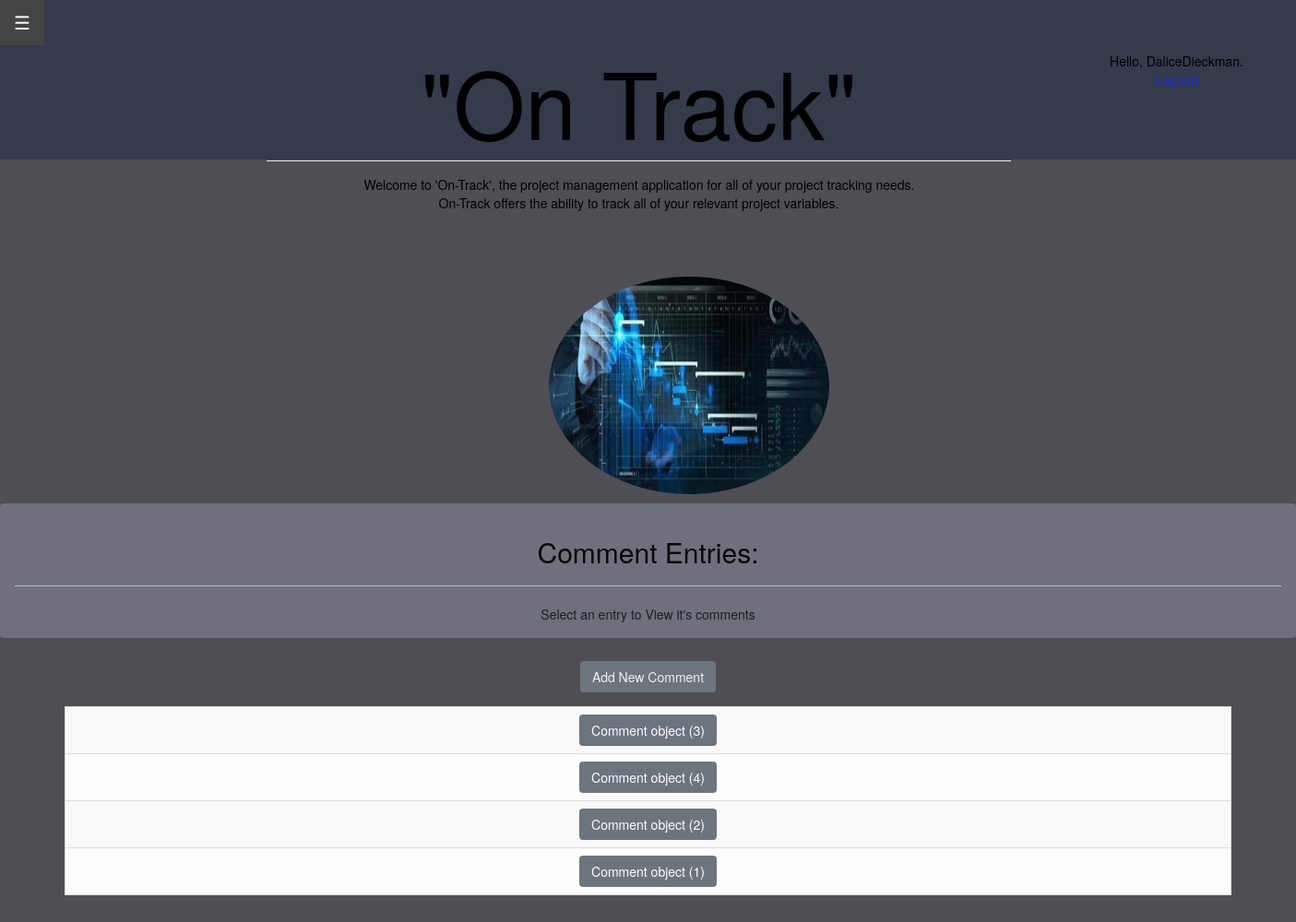
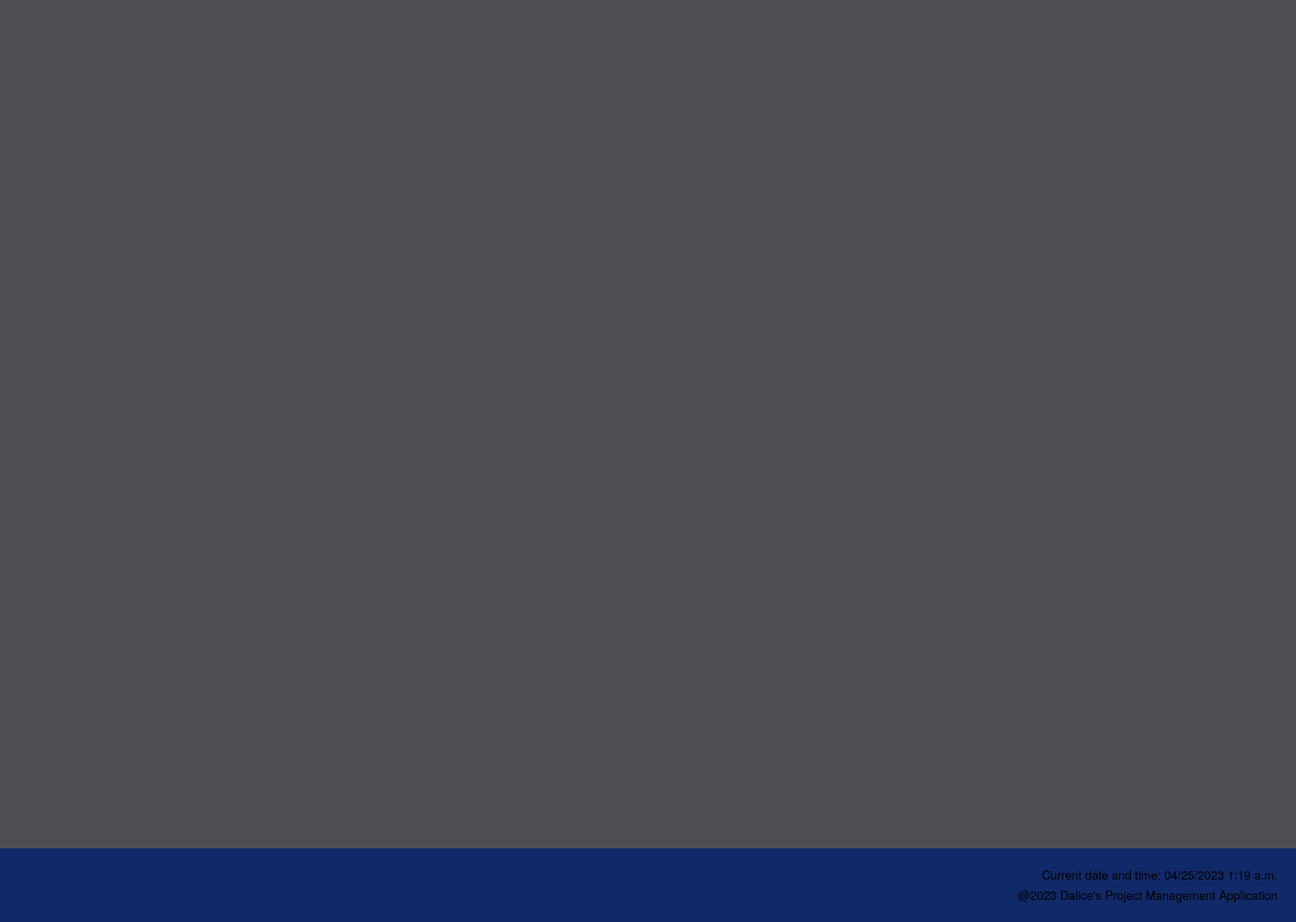
The page /comments/ (signed in) on the database its author committed (2 pictures, top to bottom).
### project_app/models.py (models this page shows)
class Comment(models.Model):
    id = models.AutoField(primary_key=True, unique=True)
    body = models.CharField(max_length=1000)
    updated_date = models.DateTimeField(auto_now=True)

### project_app/views.py (the view)
# urls.py: path('comments/', views.comments, name='comments'),
@login_required
def comments(request):
    comment_list = Comment.objects.order_by('updated_date')
    context = {'comments' : comment_list}
    return render(request, 'project_app/comments.html', context)

### project_app/templates/project_app/comments.html
{% extends "project_app/base.html" %}
{% block content %}
<body style="background-color:#464454" style="z-index: 10";>
<div class="alert alert-dark" role="alert" style="background-color: rgb(111, 112, 124);">
  <h2 class="alert-heading" style="color:rgb(8, 8, 8)"><center>Comment Entries:</center></h2>
  <hr>
  <p class="mb-0" style="color: #000;"    style="background-color: rgb(235, 47, 18);"><center>Select an entry to View it's comments</center></p>
</div>
<div style="padding:5px">
  <a href="{% url 'project_app:new_comment' %}" class="btn btn-secondary" role="button" aria-pressed="true" style="color: rgb(240, 241, 244);">Add New Comment</a>
  </div>
  <div style="padding:5px">
  </div>
  <center>
  <table style="width: 90%" class="table table-striped table-light table-bordered table-hover">
    {% for comment in comments %}
      <tr>
          <td style="text-align: center">
              <a href="{% url 'project_app:comment' comment.id %}" class="btn btn-secondary" role="button" aria-pressed="true">{{ comment }}</a>
          </td>
          </tr>
      {% empty %}
          <li>No comments have been added yet.</li>
      {% endfor %}
  </table>
  </center>
  <br>
  </body>
{% endblock content %}

### project_app/templates/project_app/base.html (shortened to what this page needs)
<!DOCTYPE html>
{% load static %}
<html>
    <head>
        <div class="header">
        </div>
        <div class="second-header">
        </div>
        <link rel="stylesheet" href="https://stackpath.bootstrapcdn.com/bootstrap/4.3.1/css/bootstrap.min.css">
        <link rel="stylesheet" href="https://maxcdn.bootstrapcdn.com/bootstrap/3.4.1/css/bootstrap.min.css">
    </head>
    <head>
        <link rel="stylesheet" href="https://maxcdn.bootstrapcdn.com/bootstrap/3.4.1/css/bootstrap.min.css">
    </head>
        <body style="color: black;"></body><br><br>
    <div id="main">
        <button class="openbtn" onclick="openNav()">&#9776; </button>
    </div>
    <body>
        <div style = "text-align: center;">
    <div id="content" name="content" class="main">
        <div class="row justify-content-center">
            <div class="col-8">
                <h1 class = "mt-2" style="font-size: 100px;">"On Track"</h1>
                <hr class = "mt-0 mb-4">
                <p class = "indent"> Welcome to 'On-Track', the project management application for all of your project tracking needs.<br>
                    On-Track offers the ability to track all of your relevant project variables.
                <br>
                <div style="position: absolute; top: 0; right: -250px;" class="btn btn-outline-dark btn-rounded" data-mdb-ripple-color="dark">
                    {% if user.is_authenticated %}
                    <div style="color: #000000;">Hello, {{ user.username }}.</div>
                        <a style="color: #0d29f8;"  href="{% url 'users:logout' %}">Log out</a>
                    {% else %}
                        <a style="color: #0d29f8;" href="{% url 'users:register' %}">Register</a> -
                        <a style="color: #0d29f8;" href="{% url 'users:login' %}">Log in</a>
                    {% endif %}
                </div>
                <br><br><br>
                <div class = "container">
                    <div class = "image-container">
                        {% load static %} <img src = "{% static 'project_app/media/Home_page.jpg'  %}"  class = "img-circle" alt = "AWS Logo" width = "304" height = "236">
                    </div>
                </div>
                </p>
            </div>
        <div id = "content" name = "content" class="main">
        </div>
        </div>
    </div>
    </body>
        <body>
        </body>
        <footer>
            <p class = "p">Current date and time: {% now "SHORT_DATETIME_FORMAT" %} </p>
            <p class = "p">@2023 Dalice's Project Management Application</p>
        </footer>
        </html>
    {% block content %}
  {% endblock content %}

### project_app/templates/project_app/base.html (style rules this page uses)
.header { position: absolute; top: 0; left: 0; width: 100%; height: 2000px; background-color: #4e4e54; color: #fff; text-align: center; padding: 20px; box-sizing: border-box; z-index: -5; }
.second-header { position: absolute; z-index: -3; top: 0; left: 0; background-color:#333a4bea; color: #333; padding: 10px; height: 173px; width: 100%; }
.openbtn { font-size: 20px; cursor: pointer; background-color: #111; color: white; padding: 10px 15px; border: none; }
.main { margin-left:160px; padding: 0px 10px; }
h1 { font-family: 'Times New Roman', Times, serif; font-size: 50px; font-weight: bolder; color: #040404; }
.image-container { float: right; margin: 0 0 0 -225px; }
.container { display: flex; flex-direction: column; }
.indent { text-indent: 1px; }
footer { position: fixed; bottom: 0; width: 100%; height: 80px; background-color: #0c276aea; color: #000000; text-align: right; padding: 20px; position: fixed; left: 0; font-size: small; }
.p { margin-bottom: 0.3em; }

### rows shown on the page
Comment: id "Comment object (3)"
Comment: id "Comment object (4)"
Comment: id "Comment object (2)"
Comment: id "Comment object (1)"

### other values the page prints
{{ user.username }} "DaliceDieckman"
